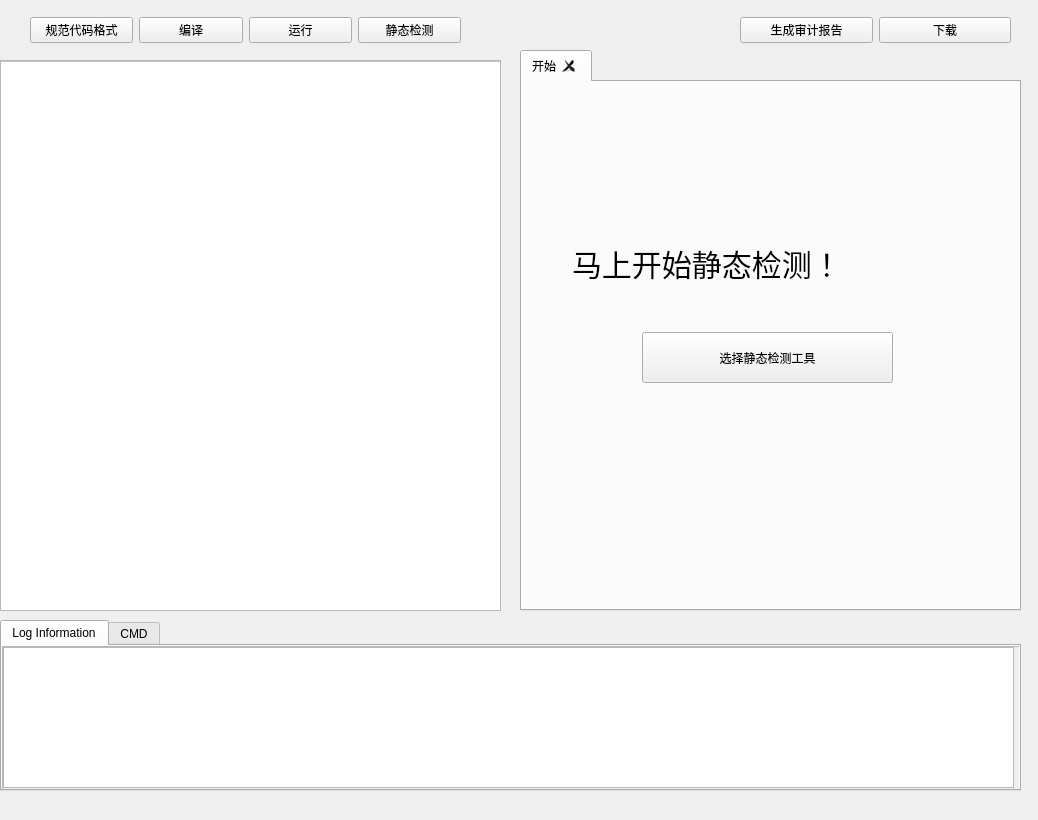
<?xml version="1.0" encoding="UTF-8"?>
<ui version="4.0">
 <class>MutiWidget</class>
 <widget class="QWidget" name="MutiWidget">
  <property name="geometry">
   <rect>
    <x>0</x>
    <y>0</y>
    <width>1038</width>
    <height>820</height>
   </rect>
  </property>
  <property name="windowTitle">
   <string>Form</string>
  </property>
  <widget class="QScrollArea" name="scrollArea">
   <property name="geometry">
    <rect>
     <x>0</x>
     <y>60</y>
     <width>501</width>
     <height>551</height>
    </rect>
   </property>
   <property name="widgetResizable">
    <bool>true</bool>
   </property>
   <widget class="QWidget" name="scrollAreaWidgetContents">
    <property name="geometry">
     <rect>
      <x>0</x>
      <y>0</y>
      <width>499</width>
      <height>549</height>
     </rect>
    </property>
    <widget class="NewCodeEditor" name="CodeEditor">
     <property name="geometry">
      <rect>
       <x>-10</x>
       <y>0</y>
       <width>511</width>
       <height>551</height>
      </rect>
     </property>
     <property name="styleSheet">
      <string notr="true">QTextEdit{
	background-color: #ffffff
}</string>
     </property>
    </widget>
   </widget>
  </widget>
  <widget class="QTabWidget" name="detectWidget">
   <property name="geometry">
    <rect>
     <x>520</x>
     <y>50</y>
     <width>501</width>
     <height>561</height>
    </rect>
   </property>
   <property name="currentIndex">
    <number>0</number>
   </property>
   <property name="tabsClosable">
    <bool>true</bool>
   </property>
   <widget class="QWidget" name="tab_3">
    <attribute name="title">
     <string>开始</string>
    </attribute>
    <widget class="detectMenuButton" name="pb_detect_start">
     <property name="geometry">
      <rect>
       <x>120</x>
       <y>250</y>
       <width>251</width>
       <height>51</height>
      </rect>
     </property>
     <property name="styleSheet">
      <string notr="true">QPushButton::menu {
    font-size: 14px;
}</string>
     </property>
     <property name="text">
      <string>选择静态检测工具</string>
     </property>
    </widget>
    <widget class="QLabel" name="label_2">
     <property name="geometry">
      <rect>
       <x>50</x>
       <y>140</y>
       <width>401</width>
       <height>81</height>
      </rect>
     </property>
     <property name="styleSheet">
      <string notr="true">QLabel {
    font-size: 30px; 
	qproperty-alignment: AlignCenter;
}</string>
     </property>
     <property name="text">
      <string>马上开始静态检测！</string>
     </property>
    </widget>
   </widget>
  </widget>
  <widget class="QWidget" name="horizontalLayoutWidget">
   <property name="geometry">
    <rect>
     <x>30</x>
     <y>10</y>
     <width>431</width>
     <height>41</height>
    </rect>
   </property>
   <layout class="QHBoxLayout" name="horizontalLayout">
    <item>
     <widget class="QPushButton" name="pb_format">
      <property name="styleSheet">
       <string notr="true">QPushButton::menu {
    font-size: 13px;
}</string>
      </property>
      <property name="text">
       <string>规范代码格式</string>
      </property>
     </widget>
    </item>
    <item>
     <widget class="QPushButton" name="pb_compile">
      <property name="styleSheet">
       <string notr="true">QPushButton::menu {
    font-size: 13px;
}</string>
      </property>
      <property name="text">
       <string>编译</string>
      </property>
     </widget>
    </item>
    <item>
     <widget class="QPushButton" name="pb_run">
      <property name="styleSheet">
       <string notr="true">QPushButton::menu {
    font-size: 13px;
}</string>
      </property>
      <property name="text">
       <string>运行</string>
      </property>
     </widget>
    </item>
    <item>
     <widget class="detectMenuButton" name="pb_detect">
      <property name="styleSheet">
       <string notr="true">QPushButton::menu {
    font-size: 13px;
}</string>
      </property>
      <property name="text">
       <string>静态检测</string>
      </property>
     </widget>
    </item>
   </layout>
  </widget>
  <widget class="QTabWidget" name="LogAndCmd">
   <property name="geometry">
    <rect>
     <x>0</x>
     <y>620</y>
     <width>1021</width>
     <height>171</height>
    </rect>
   </property>
   <property name="currentIndex">
    <number>0</number>
   </property>
   <widget class="QWidget" name="tab">
    <attribute name="title">
     <string>Log Information</string>
    </attribute>
    <widget class="QScrollArea" name="scrollArea_2">
     <property name="geometry">
      <rect>
       <x>0</x>
       <y>0</y>
       <width>1021</width>
       <height>151</height>
      </rect>
     </property>
     <property name="widgetResizable">
      <bool>true</bool>
     </property>
     <widget class="QWidget" name="scrollAreaWidgetContents_2">
      <property name="geometry">
       <rect>
        <x>0</x>
        <y>0</y>
        <width>1019</width>
        <height>149</height>
       </rect>
      </property>
      <widget class="QTextEdit" name="te_log">
       <property name="geometry">
        <rect>
         <x>0</x>
         <y>0</y>
         <width>1011</width>
         <height>141</height>
        </rect>
       </property>
      </widget>
     </widget>
    </widget>
   </widget>
   <widget class="QWidget" name="tab_2">
    <attribute name="title">
     <string>CMD</string>
    </attribute>
    <widget class="QScrollArea" name="scrollArea_3">
     <property name="geometry">
      <rect>
       <x>0</x>
       <y>0</y>
       <width>1021</width>
       <height>141</height>
      </rect>
     </property>
     <property name="widgetResizable">
      <bool>true</bool>
     </property>
     <widget class="QWidget" name="scrollAreaWidgetContents_3">
      <property name="geometry">
       <rect>
        <x>0</x>
        <y>0</y>
        <width>1019</width>
        <height>139</height>
       </rect>
      </property>
      <widget class="CmdTextEdit" name="te_cmd">
       <property name="geometry">
        <rect>
         <x>0</x>
         <y>0</y>
         <width>1021</width>
         <height>141</height>
        </rect>
       </property>
      </widget>
     </widget>
    </widget>
   </widget>
  </widget>
  <widget class="QWidget" name="horizontalLayoutWidget_2">
   <property name="geometry">
    <rect>
     <x>740</x>
     <y>10</y>
     <width>271</width>
     <height>41</height>
    </rect>
   </property>
   <layout class="QHBoxLayout" name="horizontalLayout_2">
    <item>
     <widget class="QPushButton" name="pb_generate_2">
      <property name="styleSheet">
       <string notr="true">QPushButton::menu {
    font-size: 13px;
}</string>
      </property>
      <property name="text">
       <string>生成审计报告</string>
      </property>
     </widget>
    </item>
    <item>
     <widget class="QPushButton" name="pb_download">
      <property name="styleSheet">
       <string notr="true">QPushButton::menu {
    font-size: 13px;
}</string>
      </property>
      <property name="text">
       <string>下载</string>
      </property>
     </widget>
    </item>
   </layout>
  </widget>
 </widget>
 <customwidgets>
  <customwidget>
   <class>NewCodeEditor</class>
   <extends>QTextEdit</extends>
   <header location="global">UI.ToolWidget.NewCodeEditor</header>
  </customwidget>
  <customwidget>
   <class>detectMenuButton</class>
   <extends>QPushButton</extends>
   <header location="global">UI.ToolWidget.detectMenuButton</header>
  </customwidget>
  <customwidget>
   <class>CmdTextEdit</class>
   <extends>QTextEdit</extends>
   <header location="global">UI.ToolWidget.CmdTextEditor</header>
  </customwidget>
 </customwidgets>
 <resources/>
 <connections/>
</ui>
